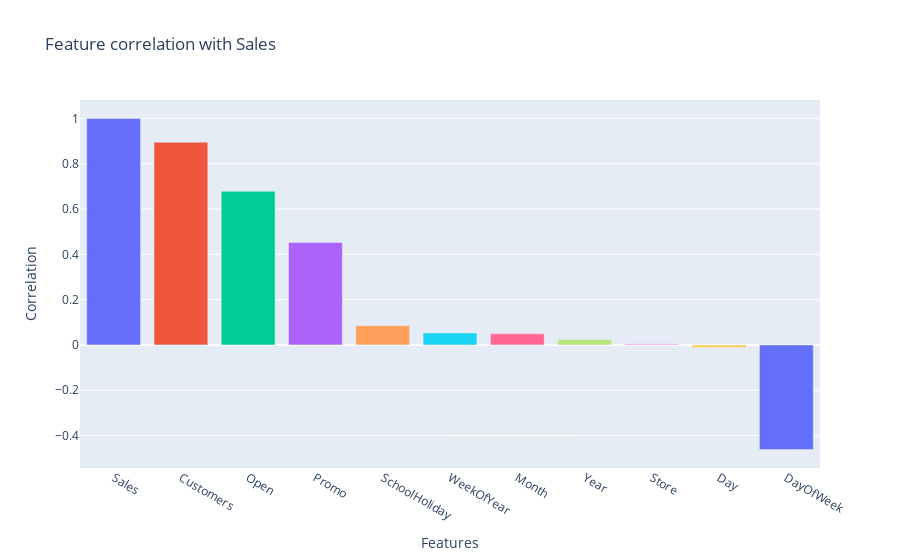

This figure's notebook cell:
### Markdown cell above
From the above correlations matrix, several aspects can be observed.

Lets look at the correlations of Sales from greatest to least.

### Code cell
corr_df = pd.DataFrame(data = corr, index = corr.index ).sort_values (by = 'Sales', ascending = False)
corr_sales = corr_df['Sales']
bar = px.bar(x = corr_sales.index, y = corr_sales.values, color=corr.index, labels={'x':'Features', 'y': 'Correlation'},
             title='Feature correlation with Sales')
bar.update_traces(showlegend=False)

### Figure 1 — Plotly figure (JSON) as saved in the notebook; plotly's stock layout.template omitted (floating-point values rounded to 4 significant figures)
{"data": [{"alignmentgroup": "True", "hovertemplate": "color=Store<br>Features=%{x}<br>Correlation=%{y}<extra></extra>", "legendgroup": "Store", "marker": {"color": "#636efa", "pattern": {"shape": ""}}, "name": "Store", "offsetgroup": "Store", "orientation": "v", "showlegend": false, "textposition": "auto", "type": "bar", "x": ["Sales"], "xaxis": "x", "y": [1], "yaxis": "y"}, {"alignmentgroup": "True", "hovertemplate": "color=DayOfWeek<br>Features=%{x}<br>Correlation=%{y}<extra></extra>", "legendgroup": "DayOfWeek", "marker": {"color": "#EF553B", "pattern": {"shape": ""}}, "name": "DayOfWeek", "offsetgroup": "DayOfWeek", "orientation": "v", "showlegend": false, "textposition": "auto", "type": "bar", "x": ["Customers"], "xaxis": "x", "y": [0.8947], "yaxis": "y"}, {"alignmentgroup": "True", "hovertemplate": "color=Sales<br>Features=%{x}<br>Correlation=%{y}<extra></extra>", "legendgroup": "Sales", "marker": {"color": "#00cc96", "pattern": {"shape": ""}}, "name": "Sales", "offsetgroup": "Sales", "orientation": "v", "showlegend": false, "textposition": "auto", "type": "bar", "x": ["Open"], "xaxis": "x", "y": [0.6785], "yaxis": "y"}, {"alignmentgroup": "True", "hovertemplate": "color=Customers<br>Features=%{x}<br>Correlation=%{y}<extra></extra>", "legendgroup": "Customers", "marker": {"color": "#ab63fa", "pattern": {"shape": ""}}, "name": "Customers", "offsetgroup": "Customers", "orientation": "v", "showlegend": false, "textposition": "auto", "type": "bar", "x": ["Promo"], "xaxis": "x", "y": [0.4523], "yaxis": "y"}, {"alignmentgroup": "True", "hovertemplate": "color=Open<br>Features=%{x}<br>Correlation=%{y}<extra></extra>", "legendgroup": "Open", "marker": {"color": "#FFA15A", "pattern": {"shape": ""}}, "name": "Open", "offsetgroup": "Open", "orientation": "v", "showlegend": false, "textposition": "auto", "type": "bar", "x": ["SchoolHoliday"], "xaxis": "x", "y": [0.08512], "yaxis": "y"}, {"alignmentgroup": "True", "hovertemplate": "color=Promo<br>Features=%{x}<br>Correlation=%{y}<extra></extra>", "legendgroup": "Promo", "marker": {"color": "#19d3f3", "pattern": {"shape": ""}}, "name": "Promo", "offsetgroup": "Promo", "orientation": "v", "showlegend": false, "textposition": "auto", "type": "bar", "x": ["WeekOfYear"], "xaxis": "x", "y": [0.05295], "yaxis": "y"}, {"alignmentgroup": "True", "hovertemplate": "color=SchoolHoliday<br>Features=%{x}<br>Correlation=%{y}<extra></extra>", "legendgroup": "SchoolHoliday", "marker": {"color": "#FF6692", "pattern": {"shape": ""}}, "name": "SchoolHoliday", "offsetgroup": "SchoolHoliday", "orientation": "v", "showlegend": false, "textposition": "auto", "type": "bar", "x": ["Month"], "xaxis": "x", "y": [0.04877], "yaxis": "y"}, {"alignmentgroup": "True", "hovertemplate": "color=Year<br>Features=%{x}<br>Correlation=%{y}<extra></extra>", "legendgroup": "Year", "marker": {"color": "#B6E880", "pattern": {"shape": ""}}, "name": "Year", "offsetgroup": "Year", "orientation": "v", "showlegend": false, "textposition": "auto", "type": "bar", "x": ["Year"], "xaxis": "x", "y": [0.02352], "yaxis": "y"}, {"alignmentgroup": "True", "hovertemplate": "color=Month<br>Features=%{x}<br>Correlation=%{y}<extra></extra>", "legendgroup": "Month", "marker": {"color": "#FF97FF", "pattern": {"shape": ""}}, "name": "Month", "offsetgroup": "Month", "orientation": "v", "showlegend": false, "textposition": "auto", "type": "bar", "x": ["Store"], "xaxis": "x", "y": [0.005126], "yaxis": "y"}, {"alignmentgroup": "True", "hovertemplate": "color=Day<br>Features=%{x}<br>Correlation=%{y}<extra></extra>", "legendgroup": "Day", "marker": {"color": "#FECB52", "pattern": {"shape": ""}}, "name": "Day", "offsetgroup": "Day", "orientation": "v", "showlegend": false, "textposition": "auto", "type": "bar", "x": ["Day"], "xaxis": "x", "y": [-0.01161], "yaxis": "y"}, {"alignmentgroup": "True", "hovertemplate": "color=WeekOfYear<br>Features=%{x}<br>Correlation=%{y}<extra></extra>", "legendgroup": "WeekOfYear", "marker": {"color": "#636efa", "pattern": {"shape": ""}}, "name": "WeekOfYear", "offsetgroup": "WeekOfYear", "orientation": "v", "showlegend": false, "textposition": "auto", "type": "bar", "x": ["DayOfWeek"], "xaxis": "x", "y": [-0.4621], "yaxis": "y"}], "layout": {"barmode": "relative", "legend": {"title": {"text": "color"}, "tracegroupgap": 0}, "title": {"text": "Feature correlation with Sales"}, "xaxis": {"anchor": "y", "domain": [0, 1], "title": {"text": "Features"}}, "yaxis": {"anchor": "x", "domain": [0, 1], "title": {"text": "Correlation"}}}}
